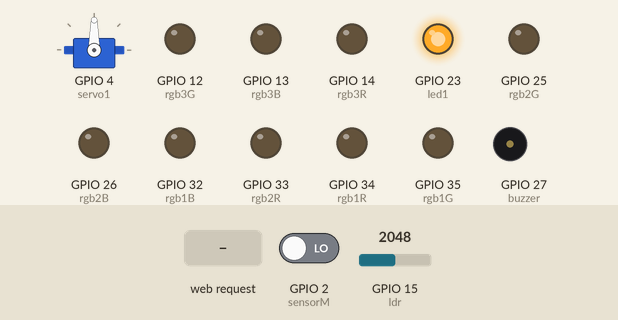
Bench run of a sketch on a simulated ESP32. On the bench: servo, output pins drawn as LEDs (lit = HIGH), buzzer (waves = sounding, pin HIGH). Inputs (shaded band) come from the test bench; at power-on: GPIO 15 (ldr) = 2048, GPIO 2 (sensorM) LOW. WiFi joins after 1.5 s; servers stay silent unless stated; what the sketch prints to the serial monitor is not drawn.

Above: at 5.2 s.
5.3 s: HTTP request GET /fechar received
At 6.7 s:
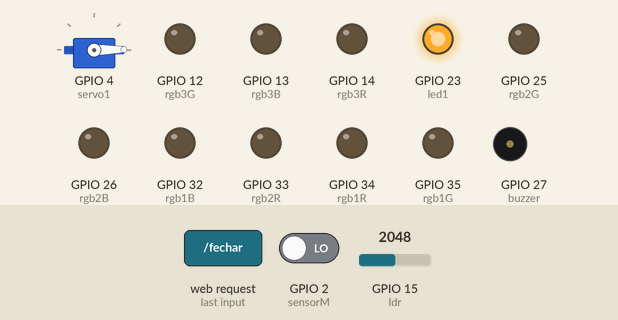
7.4 s: GPIO 15 (ldr) set to 952
8.9 s: GPIO 15 (ldr) set to 849
At 9.7 s:
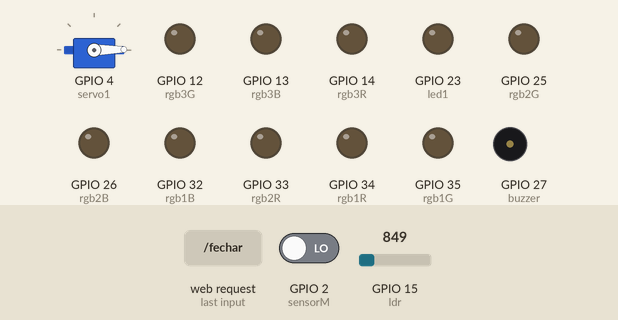
10.4 s: HTTP request GET /branco1 received
At 10.9 s:
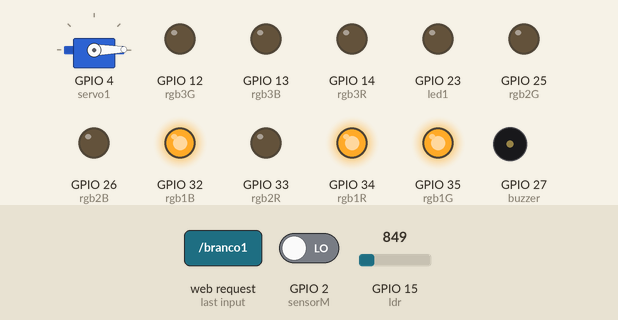
11.9 s: HTTP request GET /abrir received
13.7 s: HTTP request GET /vermelho1 received
At 14.7 s:
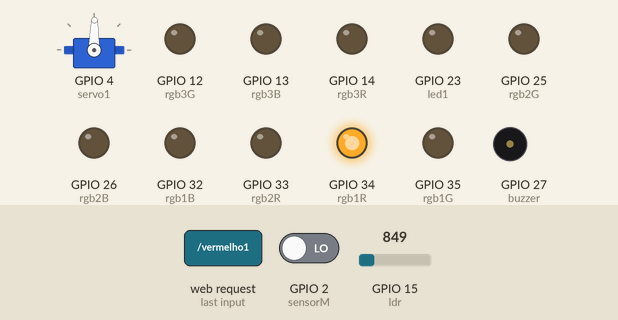
Timing chart, 0 to 16.2 s (numbered marks = the images above; inputs shaded):
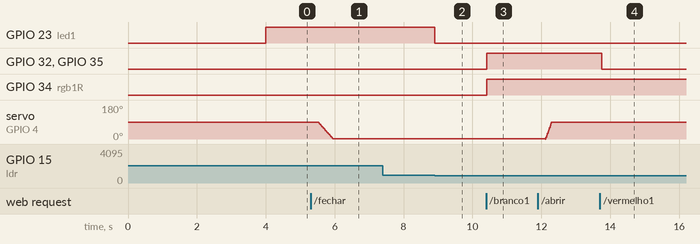

The sketch:

ESP32-CASINHA.ino
```cpp
/*
____________Projeto CASINHA Automatica___________________________

Autores: Ryan Sales e Vitoria Viegas
Cursos: Mecânica e Edificações
Data: 05/12/22
*/

//Incluindo Bibliotecas usadas
#include <WiFi.h>
#include <ESP32Servo.h>
//Variaveis que vão armazenar o nome e a senha do WiFi
const char* ssid = "Oi"; //Robotica -- Oi -- Ryan_5G
const char* password = "tudobom?";  //arduino2015 -- tudobom? --
//Definindo o server da conexão
WiFiServer server(80);
//Definição das portas usadas
const int led1 = 23;   //Porta do led do ldr
const int ldr = 15;    //porta do ldr
const int sensorM = 2; //Porta do Sensor de presença
const int buzzer = 27; //porta do buzzer
const int servo1 = 4;  //Porta do ServoMotor
//Portas dos leds RGB
const int rgb1R = 34;
const int rgb1G = 35;
const int rgb1B = 32;
const int rgb2R = 33;
const int rgb2G = 25;
const int rgb2B = 26;
const int rgb3R = 14;
const int rgb3G = 12;
const int rgb3B = 13;

//Configuração do Servo
Servo servo; //Inicializa o ServoMotor
/*
//Led RGB 1
const int 1R_canal = 2;
const int 1G_canal = 3;
const int 1B_canal = 4;
//Led RGB2
const int 2R_canal = 5;
const int 2G_canal = 6;
const int 2B_canal = 7;
//Led RGB3
const int 3R_canal = 8;
const int 3G_canal = 9;
const int 3B_canal = 10;
*/
//frequencia dos leds RGB
const int Freq_Led = 5000; // pwm frequencia
//Variaveis para o buzzer PWM
const int freq = 2000;
const int Bu_canal = 11;
const int resolucao = 8;
//variavel de conexão
int conect = 0;
//VAriavel para posição do Servo
int pos;
//Variavel Bool que vai interromper o alarme
//bool interru = LOW;

void setup() {
Serial.begin(115200);//Inicializa o Monitor Serial
Serial.println("----------Iniciando a CASINHA----------");//Printa no monitor Serial que a casinha está sendo inicializada
Serial.println();

pinMode(ldr, INPUT);    //Defne o pino do ldr como uma entrada

pinMode(led1, OUTPUT);
digitalWrite(led1, LOW);//Inicia o Led de fora da casa desligado
//Configuração do PWM(Leds RGB, Servo Motor, buzzer)
configPWM();
delay(500);

Serial.println();
Serial.println("Tentando conexão com WiFi");
initwifi(); // Função que inicia o WiFi
//Printa no monitor serial o nome da rede e seu ip local
Serial.println();
Serial.print("Nome da rede: ");
Serial.println(ssid);
Serial.print("O IP da rede é: ");
Serial.println(WiFi.localIP());
//Inicializa o server
server.begin();
//Delay para o server ter um tempo para inicializar
delay(1 * 1000);
}

void loop() {
//Inicia o WiFiClient e avalia se existe um cliente (pessoa) no server
WiFiClient client = server.available();
//Variaveis que vão armazenar os valores dos sensores da casa
int leitura = analogRead(ldr);
int l = digitalRead(sensorM);
//Liga luz externa a partir do sensor de luminosidade
if(leitura > 1050){digitalWrite(led1, HIGH);}
if(1050 < leitura < 900){digitalWrite(led1, digitalRead(led1));}
if(leitura < 900){digitalWrite(led1, LOW);}
//Verifica se um novo cliente se conectou
if(!client){delay(250); return;}
Serial.println("Novo cliente se conectou!");
//le o pedido do cliente
String req = client.readStringUntil('\r');
Serial.println(req);
//Criação do site
client.println("<!DOCTYPE html>");
client.println("<html lang=\"en\">");
client.println("<head>");
client.println("<meta charset=\"UTF-8\">");
client.println("<meta http-equiv=\"X-UA-Compatible\" content=\"IE=edge\">");
client.println("<meta name=\"viewport\" content=\"width=device-width, initial-scale=1.0\">");
client.println("<title>CASINHA</title>");
client.println("</head>");
client.println("<body><h1>Automação Casinha</h1><br>");
client.println("<h2>Porta Casinha</h2>");
client.println("<a href='?abrir'><button name=\"porta1\">Abrir</button></a>");
client.println("<a href='?fechar'><button name=\"porta2\">Fechar</button></a><br>");

client.println("<h2>Led RGB-Quarto-1</h2>");
client.println("<a href='?desligar1'><button name=\"1RGB\">Desligar</button></a>");
client.println("<a href='?branco1'><button name=\"W1RGB\">Ligado</button></a><br>");
client.println("<a href='?vermelho1'><button name=\"R1RGB\">Vermelho</button></a>");
client.println("<a href='?azul1'><button name=\"B1RGB\">Azul</button></a>");
client.println("<a href='?verde1'><button name=\"G1RGB\">Verde</button></a>");
client.println("<h2>Led RGB-Quarto-2</h2>");
client.println("<a href='?desligar2'><button name=\"2RGB\">Desligar</button></a>");
client.println("<a href='?branco2'><button name=\"W2RGB\">Ligado</button></a><br>");
client.println("<a href='?vermelho2'><button name=\"R2RGB\">Vermelho</button></a>");
client.println("<a href='?azul2'><button name=\"B2RGB\">Azul</button></a>");
client.println("<a href='?verde2'><button name=\"G2RGB\">Verde</button></a>");
client.println("<h2>Led RGB-Sala</h2>");
client.println("<a href='?desligar3'><button name=\"3RGB\">Desligar</button></a>");
client.println("<a href='?branco3'><button name=\"W3RGB\">Ligado</button></a><br>");
client.println("<a href='?vermelho3'><button name=\"R3RGB\">Vermelho</button></a>");
client.println("<a href='?azul3'><button name=\"B3RGB\">Azul</button></a>");
client.println("<a href='?verde3'><button name=\"G3RGB\">Verde</button></a>");
client.println("<style>");
client.println("html{font-family: 'Open Sans', sans-serif;display: block;margin: 0px auto;}");
client.println("body{text-align:center;background-color: rgb(242, 249, 255);; margin-top: 0%;}");
client.println("button{background-color: rgba(131, 131, 131, 0.925); border-radius:18px ;border-color: rgb(114, 114, 134); margin-top: 4px; margin-bottom: 3px;}");
client.println("</style>");
client.println("</body></html>");

client.flush();

//Função do Servo
if(req.indexOf("abrir") != -1){
  for(pos = 0; pos < 90; pos++)
  {
    servo.write(pos);
    delay(2);
  }
}
if(req.indexOf("fechar") != -1){
  for(pos = 90; pos > 0; pos--)
  {
    servo.write(pos);
    delay(5);
  }
}

//Funções que vão ligar o Led RGB 1
if(req.indexOf("desligar1") != -1){RGB_color(1, 0, 0, 0);}
if(req.indexOf("branco1") != -1){RGB_color(1, 255, 255, 255);}
if(req.indexOf("vermelho1") != -1){RGB_color(1, 255, 0, 0);}
if(req.indexOf("verde1") != -1){RGB_color(1, 0, 255, 0);}
if(req.indexOf("azul1") != -1){RGB_color(1, 0, 0, 255);}
//Funções que vão ligar o Led RGB 2
if(req.indexOf("desligar2") != -1){RGB_color(2, 0, 0, 0);}
if(req.indexOf("branco2") != -1){RGB_color(2, 255, 255, 255);}
if(req.indexOf("vermelho2") != -1){RGB_color(2, 255, 0, 0);}
if(req.indexOf("verde2") != -1){RGB_color(2, 0, 255, 0);}
if(req.indexOf("azul2") != -1){RGB_color(2, 0, 0, 255);}
//Funções que vão ligar o Led RGB 3
if(req.indexOf("desligar3") != -1){RGB_color(3, 0, 0, 0);}
if(req.indexOf("branco3") != -1){RGB_color(3, 255, 255, 255);}
if(req.indexOf("vermelho3") != -1){RGB_color(3, 255, 0, 0);}
if(req.indexOf("verde3") != -1){RGB_color(3, 0, 255, 0);}
if(req.indexOf("azul3") != -1){RGB_color(3, 0, 0, 255);}

delay(200);

client.stop();

Serial.println("Cliente desconectado");
Serial.println();
Serial.println();
}

void configPWM() {
//Configurações da porta do Servo
servo.attach(servo1);
//RGB1
ledcAttachPin(rgb1R , 2);
ledcAttachPin(rgb1G , 3);
ledcAttachPin(rgb1B , 4);
//RGB2
ledcAttachPin(rgb2R , 5);
ledcAttachPin(rgb2G , 6);
ledcAttachPin(rgb2B , 7);
//RGB3
ledcAttachPin(rgb3R , 8);
ledcAttachPin(rgb3G , 9);
ledcAttachPin(rgb3B , 10);
//Setup dos leds RGB
ledcSetup(2 , Freq_Led, resolucao);
ledcSetup(3 , Freq_Led, resolucao);
ledcSetup(4 , Freq_Led, resolucao);
ledcSetup(5 , Freq_Led, resolucao);
ledcSetup(6 , Freq_Led, resolucao);
ledcSetup(7 , Freq_Led, resolucao);
ledcSetup(8 , Freq_Led, resolucao);
ledcSetup(9 , Freq_Led, resolucao);
ledcSetup(10 , Freq_Led, resolucao);
//Configura o PWM do Buzzer
ledcSetup(Bu_canal, freq, resolucao);
ledcAttachPin(buzzer, Bu_canal);
}
void initwifi()
{
WiFi.begin(ssid, password);
WiFi.mode(WIFI_STA);
while(WiFi.status() != WL_CONNECTED){
 delay(500);
 Serial.print(".");
 if(conect >= 100){Serial.println(".");}
 conect++;
}
Serial.println();
Serial.println("ESP32 se conectou ao WiFi");
delay(1000);
}
void RGB_color(int n, int i, int j, int k){
int canal1;int canal2;int canal3;
if(n == 1){canal1 = 2;canal2 = 3;canal3 = 4;}
if(n == 2){canal1 = 5;canal2 = 6;canal3 = 7;}
if(n == 3){canal1 = 8;canal2 = 9;canal3 = 10;}
ledcWrite(canal1, i);
ledcWrite(canal2, j);
ledcWrite(canal3, k);}
void Buzzer_som(int t,int so){
ledcWrite(Bu_canal, so);
ledcWriteTone(Bu_canal, t);
/*
delay(te * 1000);
ledcWrite(Bu_canal, 0);*/
}
```

Measured:
- the behaviour switches between 900 and 899 on GPIO 15 (ldr) (found by bisection; images 1 and 2)
- after the input at 5.3 s, servo on GPIO 4 (servo1): moves from 90° to 1° over 0.44 s, starting after 0.21 s
- after the input at 7.4 s, every drawn part: stays the same
- after the input at 8.9 s, GPIO 23 (led1): HIGH → LOW at once
- after the input at 10.4 s, GPIO 32 (rgb1B), GPIO 34 (rgb1R), GPIO 35 (rgb1G): LOW → HIGH at once
- after the input at 13.7 s, GPIO 32 (rgb1B), GPIO 35 (rgb1G): HIGH → LOW after 0.05 s
